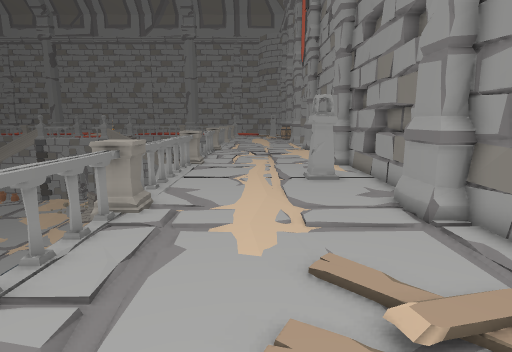
view 1 (above)

12 first-person views from a walk through a scene from a Unity 3-D project. The camera is 1.2 m above the floor, tilts 10° down and sees 80° across. The floor is counted in squares, 0.5 m on a side. Each view is taken from the middle of a square. On the plan, view 1 faces up. The plan holds only what a view shows up to about 19 squares ahead; the rest is blank. The place goes on beyond the plan. The player is left out. Some animated figures are left out. Door leaves are left out, so doorways stand open.

view 2
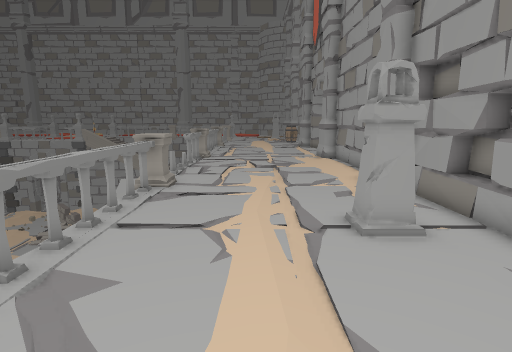

view 3
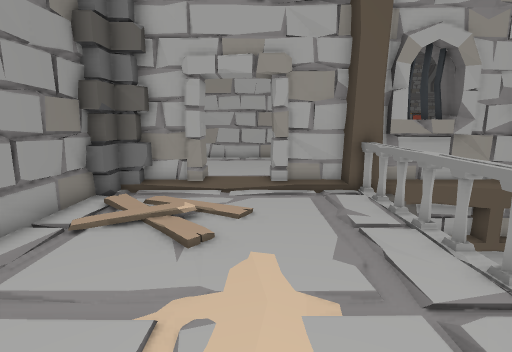

view 4
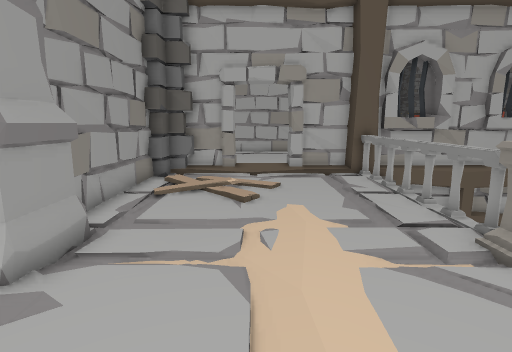

view 5
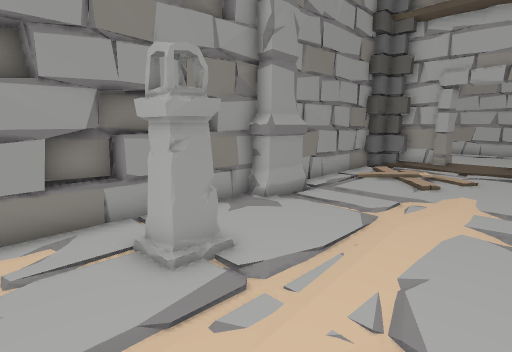

view 6
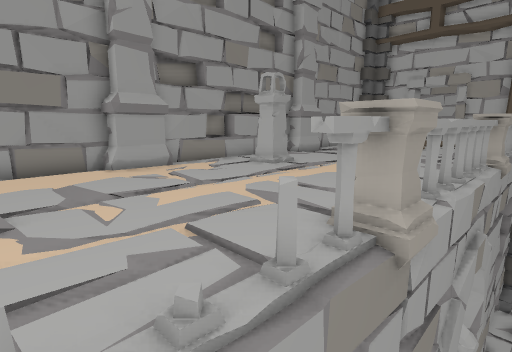

view 7
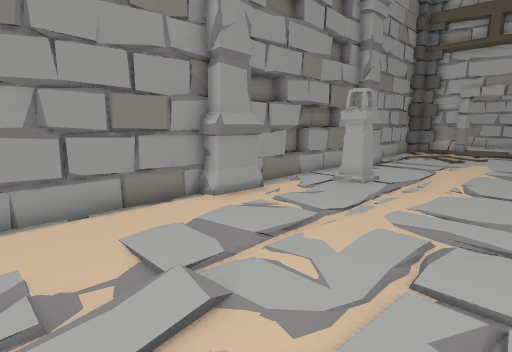

view 8
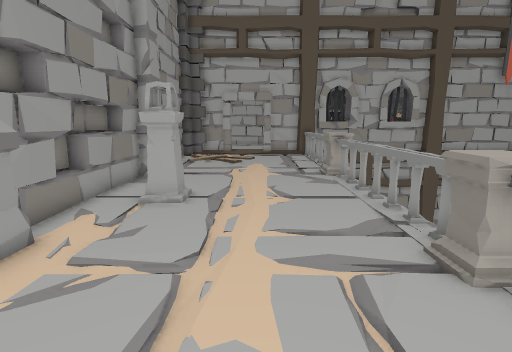

view 9
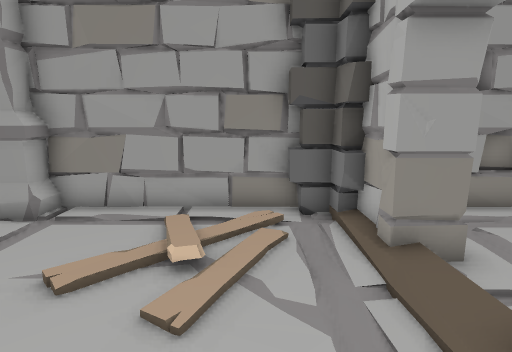

view 10
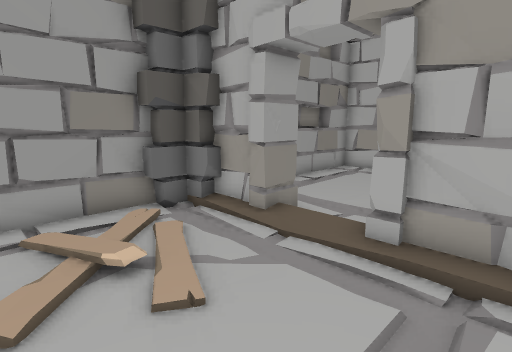

view 11
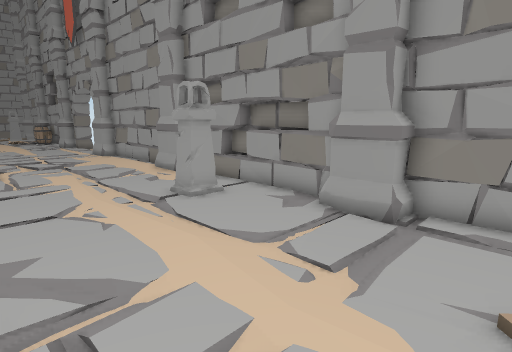

view 12
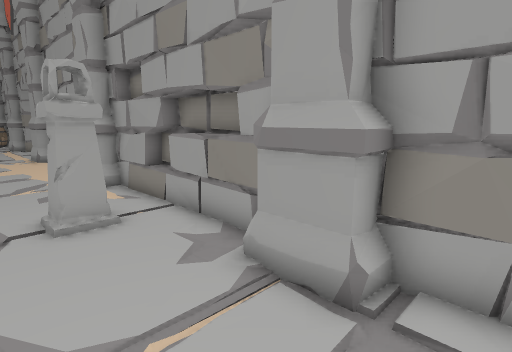

### Floor plan
Key: @ floor where view 1 was taken; # wall or solid block; . main floor; - floor 0.25 m lower than the main floor; _ floor 0.5 m lower than the main floor; / step, stairs or slope; D open door; = window, fence, low wall or low ledge; v drop or lower ground; P pillar; S statue; O other object.
Columns run from 10 left of view 1 to 6 right of it. Each row starts with its distance up from view 1.
 26       O.........#
 25       O.....-..=#
 24     _ D........=#
 23       D........=#
 22      v..........#
 21      #O.........#
 20      Ov........P
 19      OOO.......P#
 18      vO........P#
 17      vO.........#
 16      vO.........#
 15      SO......P..#
 14      vO.....PPP=#
 13      vO......P.=#
 12      vO.........#
 11      vO.........#
 10      vO........P#
  9      OOO-.....-P#
  8      vO........P#
  7      vO.........#
  6      vO.........#
  5      vO........=#
  4      vO......//##
  3      vO.....//.=#
  2      vO....../..#
  1      vO........##
  0 #v########@/####
 -1 ####  # ##DDD#
 -2          #..#

Where each view was taken, in squares from view 1:
view 1: 0 up, 0 right, facing up
view 2: 7 up, 0 right, facing up
view 3: 11 up, 0 right, facing down
view 4: 14 up, 1 right, facing down
view 5: 17 up, 2 left, facing down-right
view 6: 24 up, 6 left, facing down-right
view 7: 26 up, 3 left, facing down-right
view 8: 24 up, 0 right, facing down
view 9: 2 up, 3 left, facing right
view 10: 5 up, 3 left, facing down-right
view 11: 5 up, 3 left, facing up-right
view 12: 6 up, 1 right, facing up-right
